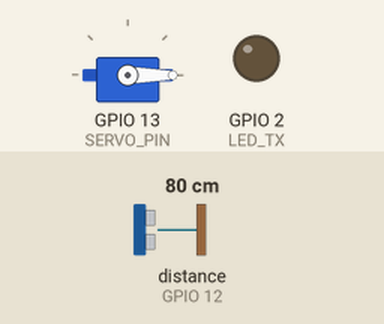
Bench run of a sketch on a simulated ESP32. Parts: servo, output pins drawn as LEDs (lit = HIGH). Wiring (inferred from the names in the program): ultrasonic range finder: trigger GPIO 14; echo GPIO 12. Inputs (shaded band) come from the test bench; at power-on: distance to the obstacle (sensor on GPIO 12) 80 cm. The echo pulse lasts 58.3 µs per cm; WiFi joins after 1.5 s; servers stay silent unless stated; uploads are accepted with an empty reply; the camera gives no picture; pins used as bus, display or sensor lines are not drawn; what the sketch prints to the serial monitor is not drawn.

Above: at 3.0 s.
3.1 s: distance to the obstacle (sensor on GPIO 12) set to 95 cm
15.7 s: distance to the obstacle (sensor on GPIO 12) set to 105 cm
At 21.5 s:
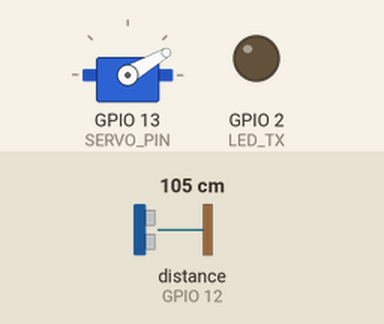
26.7 s: distance to the obstacle (sensor on GPIO 12) set to 2 cm
At 39.2 s:
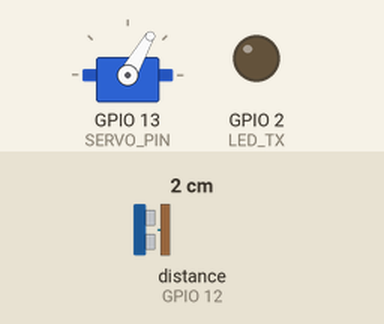
39.3 s: distance to the obstacle (sensor on GPIO 12) set to 120 cm
At 49.8 s:
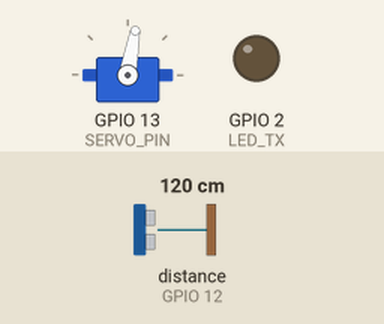
50.7 s: distance to the obstacle (sensor on GPIO 12) set to 4 cm
At 63.2 s:
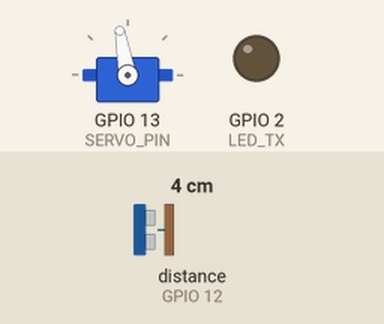
63.3 s: distance to the obstacle (sensor on GPIO 12) set to 250 cm
At 74.6 s:
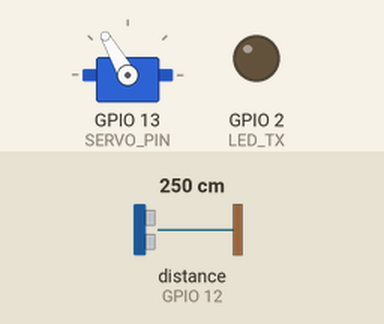
Timing chart, 0 to 90.0 s (numbered marks = the images above; inputs shaded):
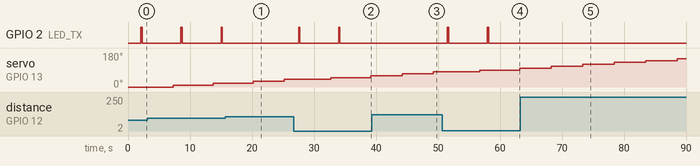

Measured:
- the behaviour switches between 100 and 101 cm on distance to the obstacle (sensor on GPIO 12) (found by bisection; images 0 and 1)
- after the input at 15.7 s, GPIO 2 (LED_TX): stays LOW (without the input it goes to HIGH after 5.8 s)
- after the input at 26.7 s, GPIO 2 (LED_TX): alternates HIGH for 0.20 s and LOW for 6.3 s, starting after 0.80 s
- after the input at 39.3 s, GPIO 2 (LED_TX): stops changing and stays LOW; servo on GPIO 13 (SERVO_PIN): 60° → 70° after 4.9 s instead of 6.3 s
- after the input at 50.7 s, GPIO 2 (LED_TX): alternates HIGH for 0.20 s and LOW for 6.3 s, starting after 0.81 s
- after the input at 63.3 s, GPIO 2 (LED_TX): stops changing and stays LOW
- by itself, GPIO 2 (LED_TX): alternates HIGH for 0.20 s and LOW for 6.3 s

The sketch:

servotest.ino
```cpp
#include "esp_camera.h"
#include <WiFi.h>
#include <HTTPClient.h>
#include <base64.h>
#include <ESP32Servo.h>

#define CAMERA_MODEL_AI_THINKER
#include "camera_pins.h"

const char *ssid = "YOUR_WIFI_SSID";
const char *password = "YOUR_WIFI_PASSWORD";
const char *server_url = "http://192.168.225.86:5000/upload_interrupt";


#define TRIG_PIN 14
#define ECHO_PIN 12
#define DIST_THRESHOLD 100
#define LED_TX 2
#define SERVO_PIN 13

Servo myServo;
long lastServoMoveTime = 0;
bool sweepingForward = true;
int servoAngle = 0;

long getDistanceCM();
void sendImageWithDistance(long distance);
void moveServoStepwise();

void setup() {
  Serial.begin(115200);
  pinMode(LED_TX, OUTPUT);
  pinMode(TRIG_PIN, OUTPUT);
  pinMode(ECHO_PIN, INPUT);

  // Initialize servo
  myServo.attach(SERVO_PIN);
  myServo.write(0); // Start at 0 degrees

  // Camera config
  camera_config_t config;
  config.ledc_channel = LEDC_CHANNEL_0;
  config.ledc_timer = LEDC_TIMER_0;
  config.pin_d0 = Y2_GPIO_NUM;
  config.pin_d1 = Y3_GPIO_NUM;
  config.pin_d2 = Y4_GPIO_NUM;
  config.pin_d3 = Y5_GPIO_NUM;
  config.pin_d4 = Y6_GPIO_NUM;
  config.pin_d5 = Y7_GPIO_NUM;
  config.pin_d6 = Y8_GPIO_NUM;
  config.pin_d7 = Y9_GPIO_NUM;
  config.pin_xclk = XCLK_GPIO_NUM;
  config.pin_pclk = PCLK_GPIO_NUM;
  config.pin_vsync = VSYNC_GPIO_NUM;
  config.pin_href = HREF_GPIO_NUM;
  config.pin_sccb_sda = SIOD_GPIO_NUM;
  config.pin_sccb_scl = SIOC_GPIO_NUM;
  config.pin_pwdn = PWDN_GPIO_NUM;
  config.pin_reset = RESET_GPIO_NUM;
  config.xclk_freq_hz = 20000000;
  config.pixel_format = PIXFORMAT_JPEG;
  config.frame_size = FRAMESIZE_QVGA;
  config.jpeg_quality = 12;
  config.fb_count = 1;
  config.fb_location = CAMERA_FB_IN_PSRAM;

  if (psramFound()) {
    config.jpeg_quality = 10;
    config.fb_count = 2;
    config.grab_mode = CAMERA_GRAB_LATEST;
  }

  esp_err_t err = esp_camera_init(&config);
  if (err != ESP_OK) {
    Serial.printf("Camera init failed with error 0x%x", err);
    return;
  }

  // Connect to Wi-Fi
  WiFi.begin(ssid, password);
  WiFi.setSleep(false);
  Serial.print("Connecting to WiFi");
  while (WiFi.status() != WL_CONNECTED) {
    delay(500);
    Serial.print(".");
  }
  Serial.println("\nWiFi connected");
  Serial.println(WiFi.localIP());
}

void loop() {
  long distance = getDistanceCM();
  Serial.print("Distance: ");
  Serial.println(distance);

  if (distance < DIST_THRESHOLD && WiFi.status() == WL_CONNECTED) {
    sendImageWithDistance(distance);
    delay(5000);
  }

  moveServoStepwise();  // Handle servo movement
  delay(1000);
}

long getDistanceCM() {
  digitalWrite(TRIG_PIN, LOW);
  delayMicroseconds(2);
  digitalWrite(TRIG_PIN, HIGH);
  delayMicroseconds(10);
  digitalWrite(TRIG_PIN, LOW);

  long duration = pulseIn(ECHO_PIN, HIGH);
  return duration * 0.034 / 2;
}

void sendImageWithDistance(long distance) {
  camera_fb_t *fb = esp_camera_fb_get();
  if (!fb) {
    Serial.println("Camera capture failed");
    return;
  }

  String imageBase64 = base64::encode(fb->buf, fb->len);
  String imageName = "image_" + String(millis()) + ".jpg";

  String jsonPayload = "{\"distance\":" + String(distance) +
                       ",\"imagename\":\"" + imageName +
                       "\",\"image\":\"" + imageBase64 + "\"}";

  HTTPClient http;
  http.begin(server_url);
  http.addHeader("Content-Type", "application/json");

  int responseCode = http.POST(jsonPayload);

  if (responseCode > 0) {
    Serial.print("Response: ");
    Serial.println(responseCode);
    digitalWrite(LED_TX, HIGH);
    delay(200);
    digitalWrite(LED_TX, LOW);
  } else {
    Serial.print("Error sending POST: ");
    Serial.println(http.errorToString(responseCode));
  }

  http.end();
  esp_camera_fb_return(fb);
}

void moveServoStepwise() {
  long currentTime = millis();
  if (currentTime - lastServoMoveTime >= 5000) {  // Move every 5 seconds
    if (sweepingForward) {
      servoAngle += 10;
      if (servoAngle >= 180) {
        servoAngle = 180;
        sweepingForward = false;
      }
    } else {
      servoAngle -= 10;
      if (servoAngle <= 0) {
        servoAngle = 0;
        sweepingForward = true;
      }
    }
    myServo.write(servoAngle);
    Serial.print("Servo moved to: ");
    Serial.println(servoAngle);
    lastServoMoveTime = currentTime;
  }
}
```

camera_pins.h
```cpp
#ifndef CAMERA_PINS_H
#define CAMERA_PINS_H

// Camera pin definition for AI-Thinker ESP32-CAM module
#define PWDN_GPIO_NUM     32
#define RESET_GPIO_NUM    -1
#define XCLK_GPIO_NUM      0
#define SIOD_GPIO_NUM     26
#define SIOC_GPIO_NUM     27

#define Y9_GPIO_NUM       35
#define Y8_GPIO_NUM       34
#define Y7_GPIO_NUM       39
#define Y6_GPIO_NUM       36
#define Y5_GPIO_NUM       21
#define Y4_GPIO_NUM       19
#define Y3_GPIO_NUM       18
#define Y2_GPIO_NUM        5
#define VSYNC_GPIO_NUM    25
#define HREF_GPIO_NUM     23
#define PCLK_GPIO_NUM     22

#define LED_GPIO_NUM       4

#endif
```
